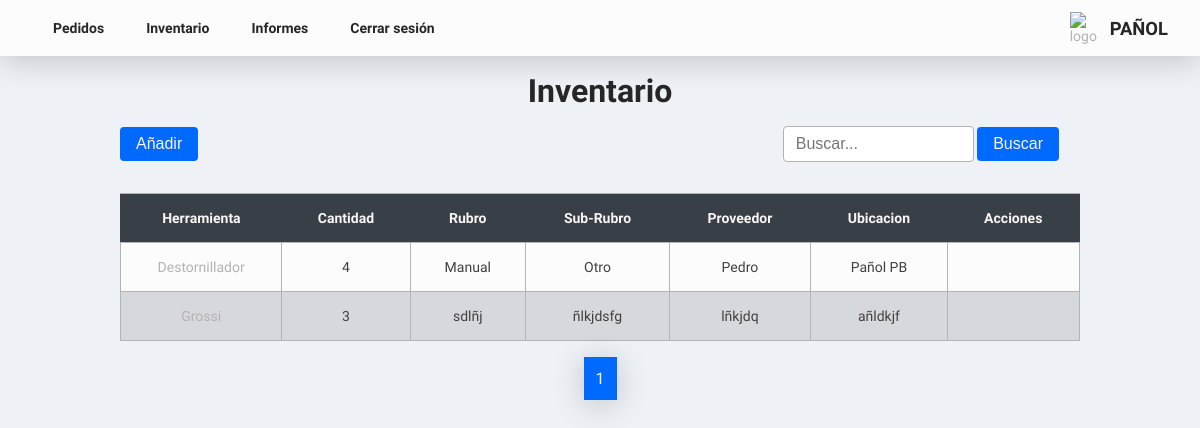
Before: /pages/inventory.php (signed in) with the older database file.
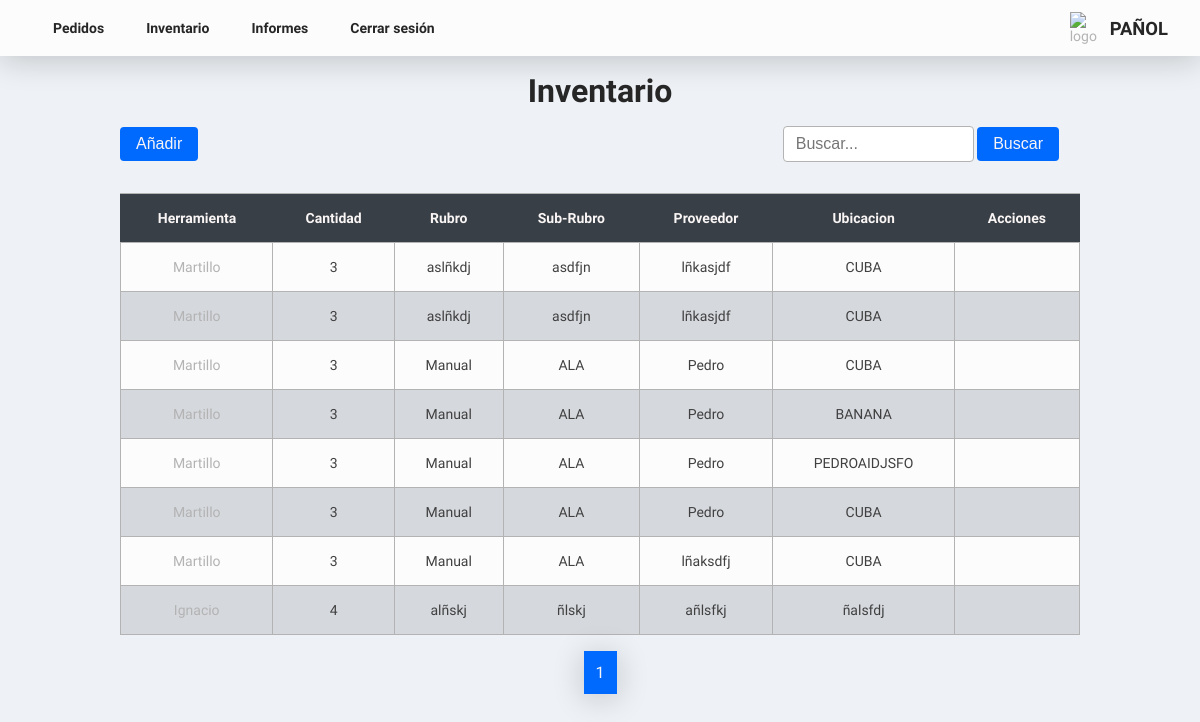
After: the same page with the newer database file.
### tables this page shows
CREATE TABLE `inventario` (
  `herramienta` varchar(255) DEFAULT NULL,
  `cantidad` int(11) DEFAULT NULL,
  `rubro` varchar(255) DEFAULT NULL,
  `sub_rubro` varchar(255) DEFAULT NULL,
  `proveedor` varchar(255) DEFAULT NULL,
  `ubicacion` varchar(255) DEFAULT NULL,
  `id_detalle` int(11) DEFAULT NULL,
  `id` int(11) NOT NULL
);

### php/search/search_inventory.php (called while the page is built)
<?php
if (isset($_GET['enviar'])) {
    $busqueda = $_GET['search'];
    if (!empty($busqueda)) {
      $busqueda = '%' . $conexion->real_escape_string($busqueda) . '%';
      $sql = "SELECT * FROM Inventario
      WHERE herramienta LIKE '" . $busqueda . "'";
    } else {
      $sql = "SELECT * FROM Inventario";
    }
  } else {
    $sql = "SELECT * FROM inventario";
  }
?>

### pages/inventory.php (the view, shortened to what this page needs)
<?php
include('../php/connect_bd.php');
include('../php/search/search_inventory.php');
?>
<!DOCTYPE html>
<html lang="es">
<head>
  <link rel="stylesheet" href="../assets/css/style.css">
  <link href="https://cdn.jsdelivr.net/npm/remixicon@3.4.0/fonts/remixicon.css" rel="stylesheet" />
</head>
<body>
<header class="hero">
    <nav class="nav">
      <ul class="nav__list">
        <li class="nav__iteam">
          <a href="orders.php" class="nav__link">Pedidos</a>
        </li>
        <li class="nav__iteam">
          <a href="inventory.php" class="nav__link">Inventario</a>
        </li>
        <li class="nav__iteam">
          <a href="reports.php" class="nav__link">Informes</a>
        </li>
        <li class="nav__iteam">
          <a href="../php/logout.php" class="nav__link">Cerrar sesión</a>
        </li>
      </ul>
    </nav>
    <div class="hero__logo hero__logo-0">
      <img class="hero__logo-img" src="https://avatars.githubusercontent.com/u/6693385?s=200&v=4" alt="logo" />
      <h2 class="title__hero">Pañol</h2>
    </div>
  </header>
  <section class="section__pedidos">
    <div class="title__section">
      <h1 class="section__title">Inventario</h1>
    </div>
    <div class="action__div">
      <div class="add__div">
        <button class="btn__blue">
          <a href="form_newTool.php" class="btn__blue--text">
            Añadir
          </a>
        </button>
      </div>
      <form method="GET" action="inventory.php">
        <div class="search__container">
          <input name="search" type="search" class="search__input" placeholder="Buscar..." />
          <button class="btn__blue" type="submit" name="enviar">
            <p class="btn__blue--text">Buscar</p>
          </button>
        </div>
      </form>
    </div>
  </section>
  <section class="section__table">
    <div class="table__responsive">
    <table class="table">
  <thead class="table__header">
    <tr class="tr">
      <th class="table__header-item">Herramienta</th>
      <th class="table__header-item">Cantidad</th>
      <th class="table__header-item">Rubro</th>
      <th class="table__header-item">Sub-Rubro</th>
      <th class="table__header-item">Proveedor</th>
      <th class="table__header-item">Ubicacion</th>
      <th class="table__header-item">Acciones</th>
    </tr>
  </thead>
  <tbody>
    <?php
    $orders = mysqli_query($conexion, $sql);
    while ($row = mysqli_fetch_assoc($orders)) {
    ?>
      <tr class="tr">
        <td class="table_cell table_cell-0"><?php echo $row['herramienta']; ?></td>
        <td class="table__cell"><?php echo $row['cantidad']; ?></td>
        <td class="table__cell"><?php echo $row['rubro']; ?></td>
        <td class="table__cell"><?php echo $row['sub_rubro']; ?></td>
        <td class="table__cell"><?php echo $row['proveedor']; ?></td>
        <td class="table__cell"><?php echo $row['ubicacion']; ?></td>
        <td class="table__cell">
        </td>
      </tr>
    <?php
    }
    ?>
  </tbody>
</table>
    </div>
  <div class="pagination">
    <span id="pageNumbers"></span>
  </div>
  </section>
</body>
</html>

Changed rows visible on the page:
removed inventario: herramienta "Destornillador", cantidad "4", rubro "Manual", sub_rubro "Otro", proveedor "Pedro", ubicacion "Pañol PB"
removed inventario: herramienta "Grossi", cantidad "3", rubro "sdlñj", sub_rubro "ñlkjdsfg", proveedor "lñkjdq", ubicacion "añldkjf"
added inventario: herramienta "Martillo", cantidad "3", rubro "aslñkdj", sub_rubro "asdfjn", proveedor "lñkasjdf", ubicacion "CUBA"
added inventario: herramienta "Martillo", cantidad "3", rubro "aslñkdj", sub_rubro "asdfjn", proveedor "lñkasjdf", ubicacion "CUBA"
added inventario: herramienta "Martillo", cantidad "3", rubro "Manual", sub_rubro "ALA", proveedor "Pedro", ubicacion "CUBA"
added inventario: herramienta "Martillo", cantidad "3", rubro "Manual", sub_rubro "ALA", proveedor "Pedro", ubicacion "BANANA"
added inventario: herramienta "Martillo", cantidad "3", rubro "Manual", sub_rubro "ALA", proveedor "Pedro", ubicacion "PEDROAIDJSFO"
added inventario: herramienta "Martillo", cantidad "3", rubro "Manual", sub_rubro "ALA", proveedor "Pedro", ubicacion "CUBA"
added inventario: herramienta "Martillo", cantidad "3", rubro "Manual", sub_rubro "ALA", proveedor "lñaksdfj", ubicacion "CUBA"
added inventario: herramienta "Ignacio", cantidad "4", rubro "alñskj", sub_rubro "ñlskj", proveedor "añlsfkj", ubicacion "ñalsfdj"
